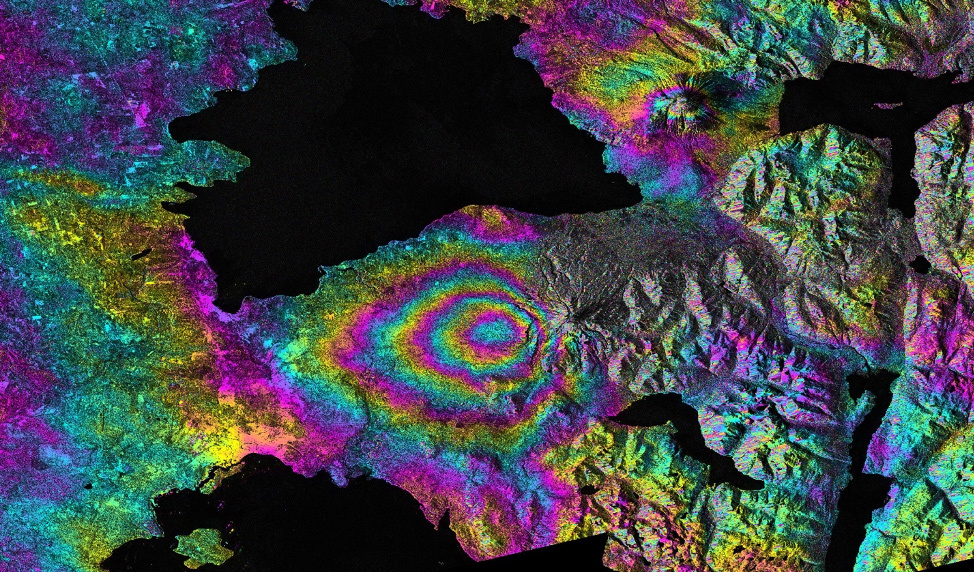
#> input picture Practice_1/sar_2_color.jpg, 974 x 572 px
$ jupyter execute DE_IP_2024_Task_1.ipynb
#> lines starting #> are read from the running program, lines starting #| are printed output that depends on the picture; after the words box and inside, x2 and y2 are one past the last pixel; in counts of white or black regions, pixels touching at a corner belong together; long printed decimals are rounded
[cell 1]
import numpy as np
import cv2
import matplotlib.pyplot as plt

# Базовая работа с изображением

[cell 2]
image = cv2.imread('sar_2_color.jpg')
#> image is the input picture: shape (572, 974, 3); mean B, G, R 71.5, 68.6, 63.6

[cell 3]
plt.imshow(image)

[cell 4]
image.shape # h,w,c
#> Out = (572, 974, 3)

[cell 5]
image[250,250] # b,g,r
#> Out = [12, 12, 12]

[cell 6]
# ROI
img_roi = image[100:200, 500:700]
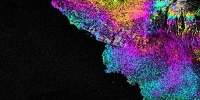
#> img_roi: shape (100, 200, 3); mean B, G, R 65.1, 42.2, 54.9

[cell 7]
plt.imshow(img_roi)

[cell 8]
b,g,r = cv2.split(image)

[cell 9]
plt.imshow(b, cmap = 'gray')

[cell 10]
plt.imshow(g, cmap = 'gray')

[cell 11]
# alternative approach
b = image[:,:,0]

[cell 12]
import copy

image2 = copy.deepcopy(image)

[cell 13]
image2[50:100,50:100] = [0,0,0]
#> image2: shape (572, 974, 3); 0.45% of pixels changed, all inside (x1, y1, x2, y2) = (50, 50, 100, 100)

[cell 14]
plt.imshow(image2)

[cell 15]
# empty image
image_template = np.zeros(image.shape,np.uint8)

[cell 16]
plt.imshow(image_template)

# Конвертация цветовых моделей

[cell 17]
image_template[0,0]
#> Out = [0, 0, 0]

[cell 18]
image_gray = cv2.cvtColor(image, cv2.COLOR_BGR2GRAY)
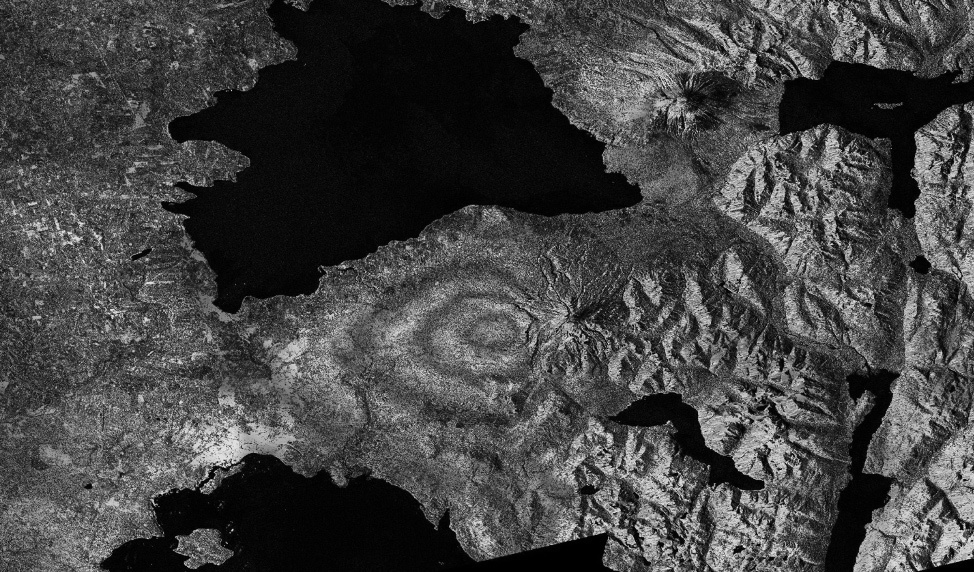
#> image_gray: shape (572, 974); min 0, max 236, mean 67.4

[cell 19]
image_gray[0,0]
#> Out = 40

[cell 20]
image_gray.shape
#> Out = (572, 974)

[cell 21]
image_hsv = cv2.cvtColor(image, cv2.COLOR_BGR2HSV)
#> image_hsv: shape (572, 974, 3); mean H, S, V 79.8, 125.4, 92.5

[cell 22]
image_hsv.shape
#> Out = (572, 974, 3)

[cell 23]
image_hsv[0,0]
#> Out = [117, 143, 75]

[cell 24]
image[0,0]
#> Out = [75, 37, 33]

[cell 25]
image_lab = cv2.cvtColor(image, cv2.COLOR_BGR2Lab)
#> image_lab: shape (572, 974, 3); mean of channels 0, 1, 2 75.2, 129.2, 126.9

[cell 26]
image_lab[0,0]
#> Out = [42, 139, 104]

# Пороговая фильтрация

[cell 27]
_,thresh1 = cv2.threshold(image_gray,200,255,cv2.THRESH_BINARY)
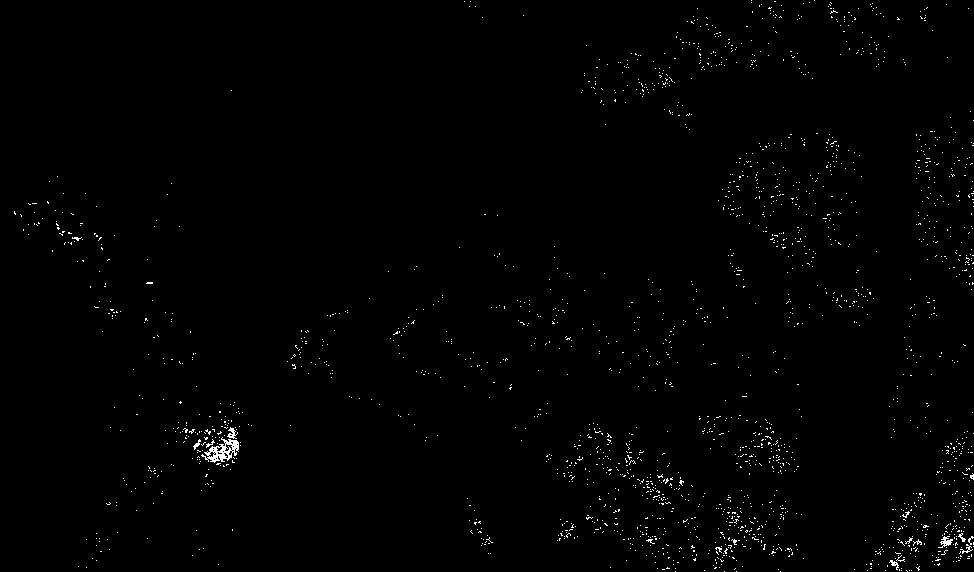
#> thresh1: shape (572, 974); 0.8% white in thin lines or dots

[cell 28]
plt.imshow(thresh1, cmap='gray')

[cell 29]
thresh1[thresh1==100].sum()
#> Out = 0

# Построение гистограммы

[cell 30]
histSize = 256
histRange = (0, 256)
accumulate = False

b_hist = cv2.calcHist([b], [0], None, [histSize], histRange, accumulate=accumulate)
#> b_hist = 256 values, max 15318 at index 5, min 29 at index 253, mean 2176.3

[cell 31]
plt.plot(b_hist)
#> figure, not shown here; curve peaks at x = 5, y = 15318

[cell 32]
b_hist_cum = b_hist.cumsum()
#> b_hist_cum = 256 values from 10493 to 557128

[cell 33]
plt.plot(b_hist_cum)
#> figure, not shown here; curve peaks at x = 255, y = 557128

[cell 34]
b_hist_norm = b_hist /  (image.shape[0] * image.shape[1])
#> b_hist_norm = 256 values, max 0.0275 at index 5, min 5.21e-05 at index 253, mean 0.00391

[cell 35]
plt.plot(b_hist_norm)
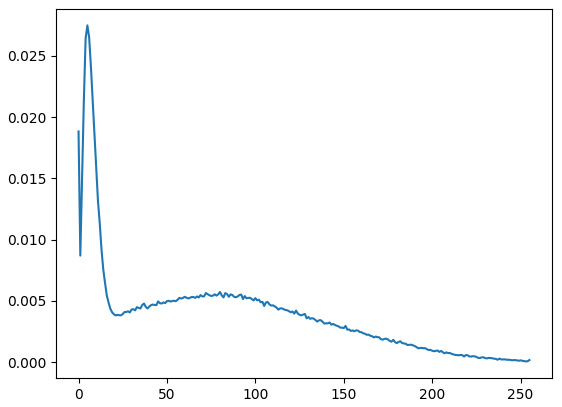
#> figure drawn by matplotlib, 1 panel; curve peaks at x = 5, y = 0.0275

# Сравнение двух изображений

[cell 36]
from skimage.metrics import structural_similarity, mean_squared_error

(ssim, diff) = structural_similarity(image_gray, image_gray, full=True)
#> diff: shape (572, 974) float64; every value is 1
#> ssim = 1
diff = (diff * 255).astype("uint8")
#> diff: shape (572, 974); every value is 255
print("SSIM: {}".format(ssim))
#| SSIM: 1.0

[cell 37]
plt.imshow(diff)

[cell 38]
mse = mean_squared_error(image_gray, image_gray)
#> mse = 0
mse
#> Out = 0

# Статистические характеристики изображений

[cell 39]
mean = image_gray.mean()
#> mean = 67.41

[cell 40]
std = image_gray.std()
#> std = 52.02

[cell 41]
print(mean,std)
#| 67.412 52.016

[cell 42]
eq_gray = cv2.equalizeHist(image_gray)

[cell 43]
plt.imshow(eq_gray, cmap="gray")

[cell 44]
plt.imshow(image_gray, cmap="gray")

[cell 45]
# 1. Загрузите изображение в оттенках серого sar_1_gray.jpg.
# 2. постройте гистограмму
# 3. реализуйте алгоритм гамма коррекции с параметром гамма <1, >1.
# 4. Сравните исходное изображение, скорректированное при помощи гамма-фильтра. MSE, SSIM.
# 5. реализуйте алгоритм статистической цветокоррекции на основе статистики eq_gray.
# 6. Протестируйте работу алгоритмов пороговой фильтрации с различными параметрами.
# Для каждого решения - напечатайте результат

[cell 46]
import numpy as np
import cv2
import matplotlib.pyplot as plt
from skimage.metrics import structural_similarity as ssim

[cell 47]
# 1) Загрузка изображения в оттенках серого
# ----------------------------------------------------------------
img_path = 'sar_1_gray.jpg'
gray = cv2.imread(img_path, cv2.IMREAD_GRAYSCALE)
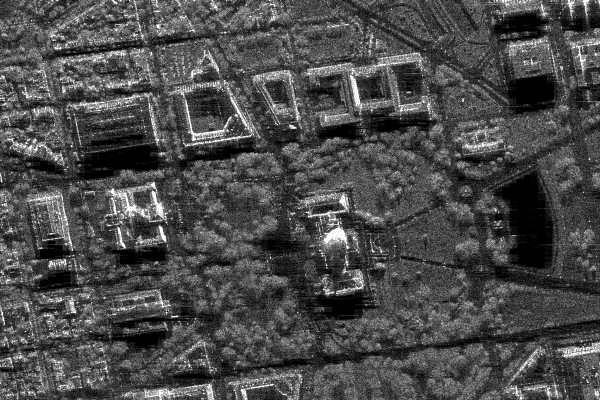
#> input picture Practice_1/sar_1_gray.jpg, 600 x 400 px
#> gray is the input picture: shape (400, 600); min 0, max 255, mean 74.9
assert gray is not None, "Файл sar_1_gray.jpg не найден или не читается."
H, W = gray.shape
#> H = 400; W = 600
N = H * W
#> N = 240000

[cell 48]
# 2) Гистограммы: обычная, накопленная, нормированная
# ----------------------------------------------------------------
bins = 256
hist, edges = np.histogram(gray.ravel(), bins=bins, range=(0,256))
#> hist = 256 values, max 3786 at index 1, min 40 at index 251, mean 937.5; edges = 257 values from 0 to 256
hist_cum = np.cumsum(hist)
#> hist_cum = 256 values from 2689 to 240000
hist_norm = hist / float(N)
#> hist_norm = 256 values, max 0.0158 at index 1, min 0.000167 at index 251, mean 0.00391

plt.figure(); plt.title("Гистограмма яркости")
plt.plot(hist); plt.xlim([0,255]); plt.xlabel("Яркость"); plt.ylabel("Количество"); plt.show()

plt.figure(); plt.title("Накопленная гистограмма")
plt.plot(hist_cum); plt.xlim([0,255]); plt.xlabel("Яркость"); plt.ylabel("Cумма частот"); plt.show()

plt.figure(); plt.title("Нормированная гистограмма")
plt.plot(hist_norm); plt.xlim([0,255]); plt.xlabel("Яркость"); plt.ylabel("Доля пикселей"); plt.show()
#> after `plt.plot(hist_norm)`:
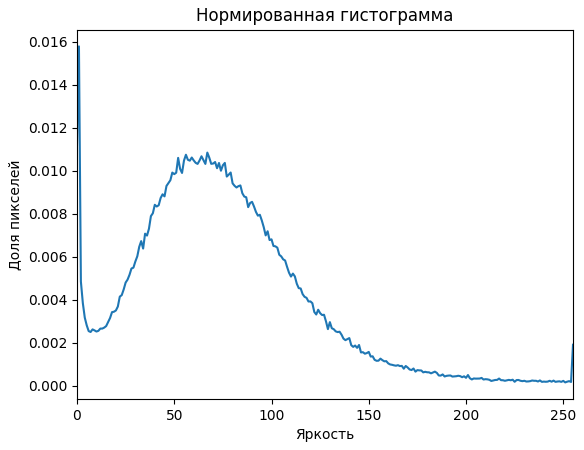
#> figure drawn by matplotlib, 1 panel; curve peaks at x = 1, y = 0.0158

[cell 49]
# 3) Гамма-коррекция (gamma < 1 и > 1)
# ----------------------------------------------------------------
gray_f = gray.astype(np.float32) / 255.0

gamma_values = [0.6, 1.4]   # <1 и >1
gamma_images = []
for g in gamma_values:
    corrected = np.power(gray_f, g)
    corrected_u8 = np.clip(corrected * 255.0, 0, 255).astype(np.uint8)
    gamma_images.append(corrected_u8)
    plt.figure(); plt.title(f"Гамма-коррекция, γ={g}")
    plt.imshow(corrected_u8, cmap='gray', vmin=0, vmax=255); plt.axis('off'); plt.show()
#> this loop made 2 passes
#> pass 2, `corrected = np.power(gray_f, g)`:
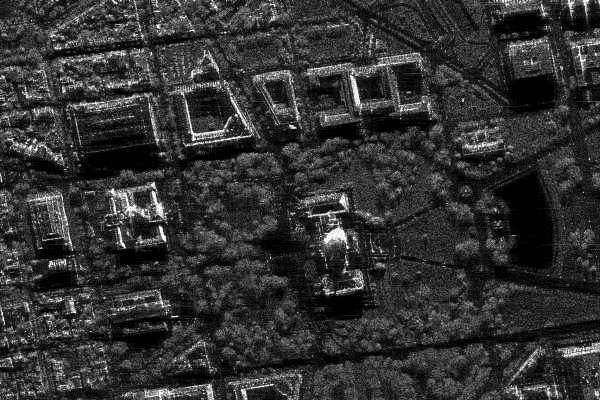
#> corrected: shape (400, 600) float32; min 0, max 1, mean 0.197
#> after the loop, gamma_images = 2 items

[cell 50]
# 4) Сравнение: MSE и SSIM (исходное vs gamma-корректированное)
# ----------------------------------------------------------------
for g, im_g in zip(gamma_values, gamma_images):
    mse_val = np.mean((gray.astype(np.float32) - im_g.astype(np.float32))**2)
    ssim_val = ssim(gray, im_g, data_range=255)
    print(f"γ={g}: MSE={mse_val:.2f}, SSIM={ssim_val:.6f}")
#> this loop made 2 passes
#> (g, mse_val, ssim_val) on passes 1 to 2: (0.6, 1784.3, 0.854), (1.4, 696, 0.863)
#| γ=0.6: MSE=1784.27, SSIM=0.8535
#| γ=1.4: MSE=696.04, SSIM=0.8633

[cell 51]
# 5) Статистическая «цветокоррекция» (на сером) на основе eq_gray
# ----------------------------------------------------------------
eq_gray = cv2.equalizeHist(gray)
#> eq_gray: shape (400, 600)

plt.figure(); plt.title("EqualizeHist(gray)")
plt.imshow(eq_gray, cmap='gray', vmin=0, vmax=255); plt.axis('off'); plt.show()

mean_src, std_src = gray.mean(), gray.std()
#> mean_src = 74.94; std_src = 43.66
mean_ref, std_ref = eq_gray.mean(), eq_gray.std()
#> mean_ref = 127; std_ref = 74.27
gray_corr = (gray.astype(np.float32) - mean_src) / (std_src + 1e-8) * (std_ref + 1e-8) + mean_ref
gray_corr = np.clip(gray_corr, 0, 255).astype(np.uint8)
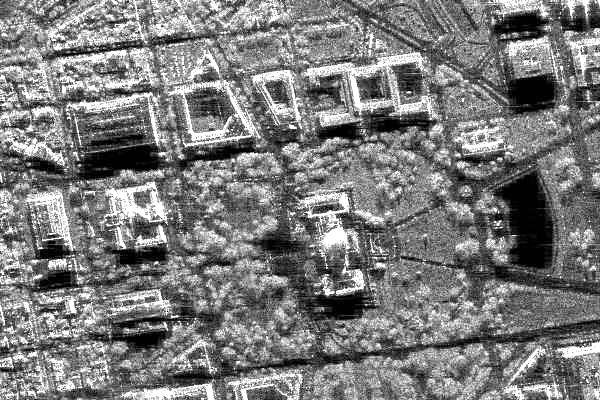
#> gray_corr: shape (400, 600); min 0, max 255, mean 123.1

plt.figure(); plt.title("Статистическая коррекция под статистику eq_gray")
plt.imshow(gray_corr, cmap='gray', vmin=0, vmax=255); plt.axis('off'); plt.show()

mse_stat = np.mean((eq_gray.astype(np.float32) - gray_corr.astype(np.float32))**2)
#> mse_stat = 247.7
ssim_stat = ssim(eq_gray, gray_corr, data_range=255)
#> ssim_stat = 0.95
print(f"Стат. коррекция vs eq_gray: MSE={mse_stat:.2f}, SSIM={ssim_stat:.6f}")
#| Стат. коррекция vs eq_gray: MSE=247.70, SSIM=0.95

[cell 52]
# 6) Пороговая фильтрация при различных параметрах (фикс. пороги + Otsu + Triangle)
# ----------------------------------------------------------------
thresholds = [32, 64, 96, 128, 160, 192, 224]
for t in thresholds:
    _, th = cv2.threshold(gray, t, 255, cv2.THRESH_BINARY)
    white = int((th == 255).sum())
    black = int((th == 0).sum())
    print(f"[THRESH] T={t:3d} -> white={white} ({white/N:.2%}), black={black} ({black/N:.2%})")
    plt.figure(); plt.title(f"Пороговая фильтрация (T={t})")
    plt.imshow(th, cmap='gray', vmin=0, vmax=255); plt.axis('off'); plt.show()
#> this loop made 7 passes
#> (white, black) on passes 1 to 7: (205184, 34816), (134235, 105765), (62319, 177681), (24271, 215729), (10172, 229828), (4672, 235328), (2049, 237951)
#| [THRESH] T= 32 -> white=205184 (85.49%), black=34816 (14.51%)
#| [THRESH] T= 64 -> white=134235 (55.93%), black=105765 (44.07%)
#| [THRESH] T= 96 -> white=62319 (25.97%), black=177681 (74.03%)
#| [THRESH] T=128 -> white=24271 (10.11%), black=215729 (89.89%)
#| [THRESH] T=160 -> white=10172 (4.24%), black=229828 (95.76%)
#| [THRESH] T=192 -> white=4672 (1.95%), black=235328 (98.05%)
#| [THRESH] T=224 -> white=2049 (0.85%), black=237951 (99.15%)
#> pass 1, `_, th = cv2.threshold(gray, t, 255, cv2.THRESH_BINARY)`:
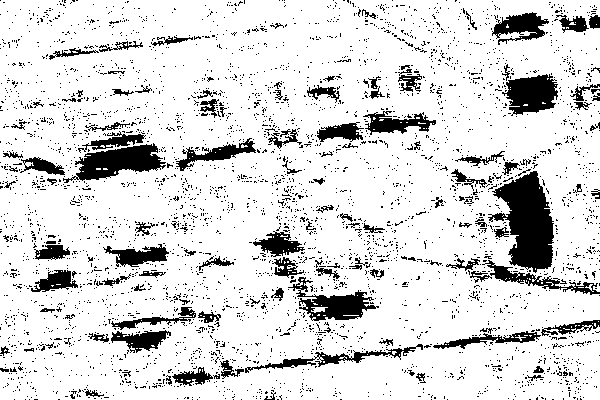
#> th: shape (400, 600); 85.5% white; 3821 black regions (3695 under 20 px), largest, box (x1, y1, x2, y2) and area: (488, 171, 554, 273) 3816, (63, 143, 166, 183) 1999, (502, 74, 558, 116) 1562
#> pass 3, `_, th = cv2.threshold(gray, t, 255, cv2.THRESH_BINARY)`:
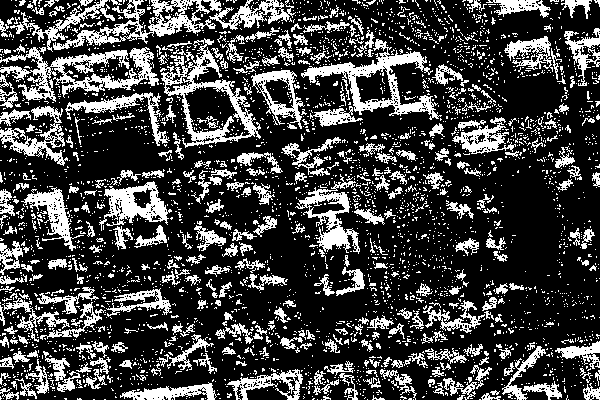
#> th: shape (400, 600); 26% white; 3507 white regions (3158 under 20 px), largest, box (x1, y1, x2, y2) and area: (0, 47, 159, 102) 3115, (301, 39, 442, 120) 2647, (161, 38, 261, 148) 2645
